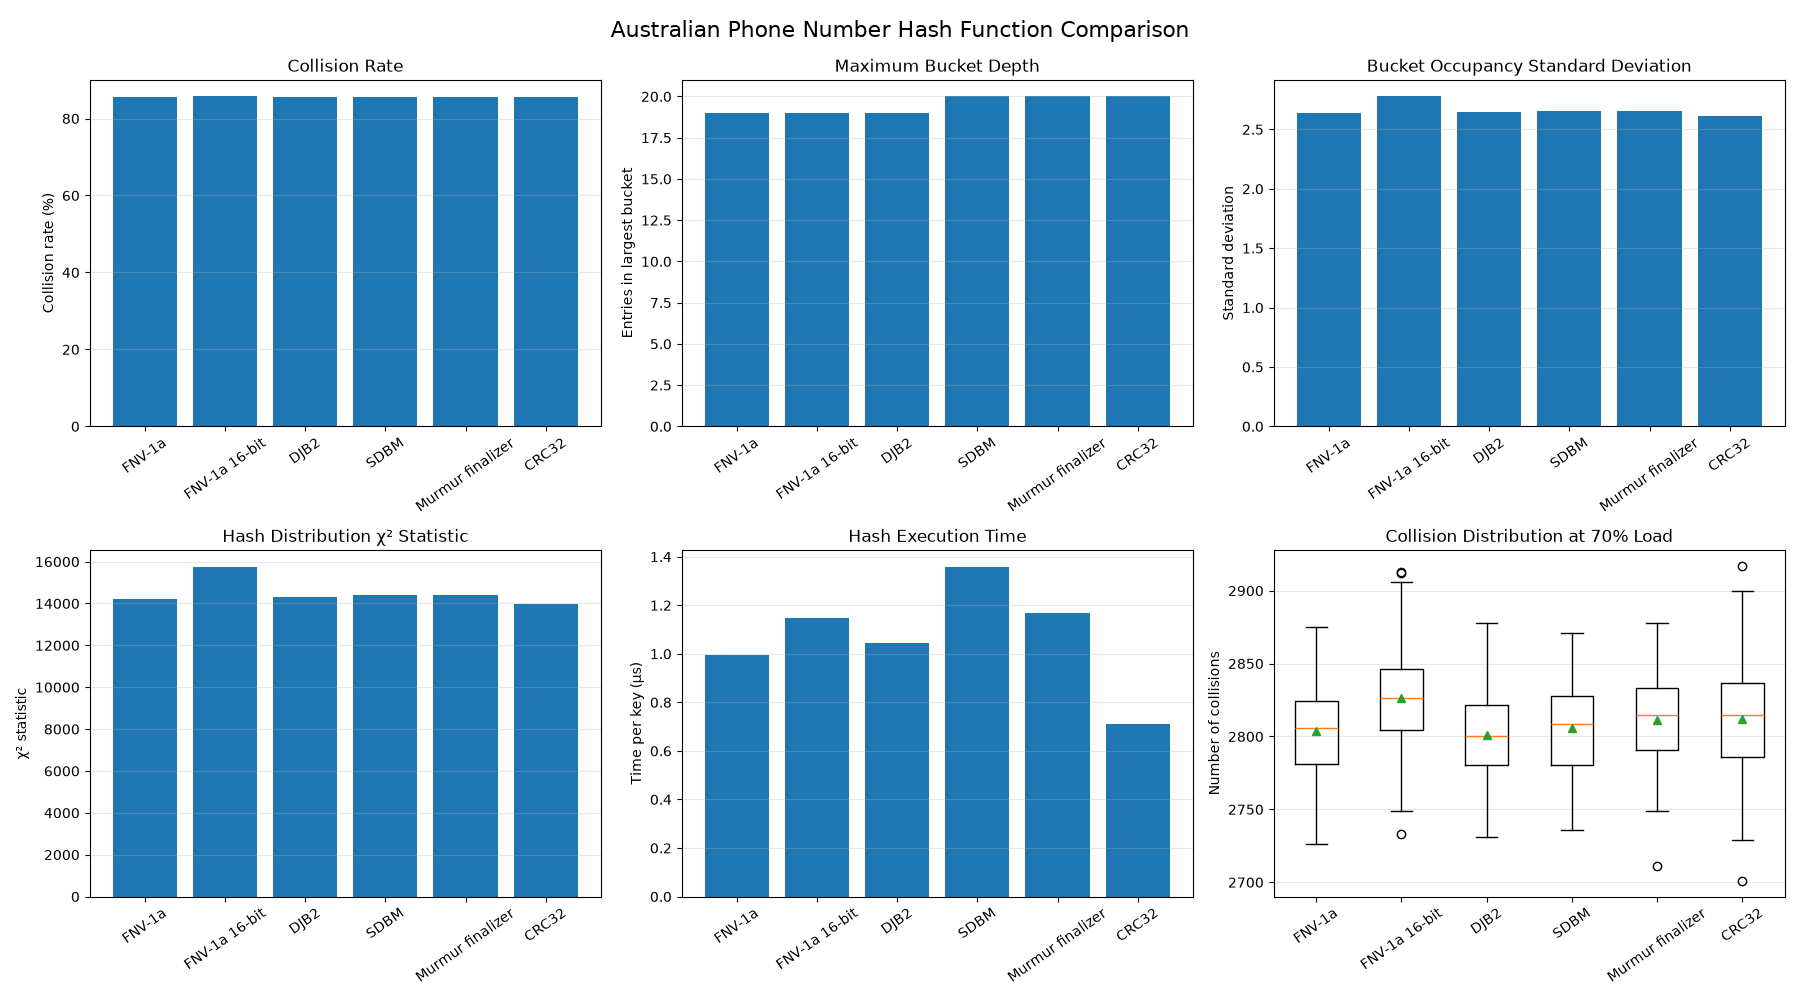

Recreate this plot in Python.
#!/usr/bin/env python3

import random
import statistics
import time
import zlib

import matplotlib.pyplot as plt
from collections import Counter


# ============================================================
# Configuration
# ============================================================

HASH_TABLE_SIZE = 14293
NUM_SAMPLES = 100_000

# Number of independent simulations at 70% load
NUM_SIMULATIONS = 100

LOAD_FACTOR = 0.70

RANDOM_SEED = 42


# ============================================================
# Hash functions
# ============================================================

def fnv1a(phone: str) -> int:
    """
    FNV-1a 32-bit.

    Equivalent to the style of hash currently being used
    in the C implementation.
    """

    hash_value = 2166136261

    for char in phone:

        if '0' <= char <= '9':

            hash_value ^= ord(char)

            hash_value = (
                hash_value * 16777619
            ) & 0xFFFFFFFF

    return hash_value


def fnv1a_folded(phone: str) -> int:
    """
    FNV-1a 32-bit followed by folding the upper and lower
    16 bits together.

    This is equivalent to the user's current hash_phone().
    """

    hash_value = fnv1a(phone)

    lower = hash_value & 0xFFFF
    upper = (hash_value >> 16) & 0xFFFF

    return (lower ^ upper) & 0xFFFF


def djb2(phone: str) -> int:
    """
    DJB2 hash.
    """

    hash_value = 5381

    for char in phone:

        if '0' <= char <= '9':

            hash_value = (
                ((hash_value << 5) + hash_value)
                + ord(char)
            ) & 0xFFFFFFFF

    return hash_value


def sdbm(phone: str) -> int:
    """
    SDBM hash.
    """

    hash_value = 0

    for char in phone:

        if '0' <= char <= '9':

            hash_value = (
                ord(char)
                + (hash_value << 6)
                + (hash_value << 16)
                - hash_value
            ) & 0xFFFFFFFF

    return hash_value


def murmur_finalizer(phone: str) -> int:
    """
    MurmurHash-style finalizer.

    The phone number is first accumulated into a simple
    32-bit value and then passed through Murmur3's strong
    avalanche finalizer.
    """

    hash_value = 0

    for char in phone:

        if '0' <= char <= '9':

            hash_value = (
                hash_value * 31
                + ord(char)
            ) & 0xFFFFFFFF

    # MurmurHash3 fmix32

    hash_value ^= hash_value >> 16

    hash_value = (
        hash_value * 0x85EBCA6B
    ) & 0xFFFFFFFF

    hash_value ^= hash_value >> 13

    hash_value = (
        hash_value * 0xC2B2AE35
    ) & 0xFFFFFFFF

    hash_value ^= hash_value >> 16

    return hash_value


def crc32_hash(phone: str) -> int:
    """
    CRC32-based hash.

    This is particularly interesting for STM32 because
    many STM32 devices provide a hardware CRC peripheral.

    The Python implementation uses zlib.crc32() as the
    reference implementation.
    """

    digits = "".join(
        char
        for char in phone
        if '0' <= char <= '9'
    )

    return zlib.crc32(
        digits.encode("ascii")
    ) & 0xFFFFFFFF


# ============================================================
# Hash function registry
# ============================================================

HASH_FUNCTIONS = {
    "FNV-1a": fnv1a,
    "FNV-1a 16-bit": fnv1a_folded,
    "DJB2": djb2,
    "SDBM": sdbm,
    "Murmur finalizer": murmur_finalizer,
    "CRC32": crc32_hash,
}


# ============================================================
# Australian phone number generation
# ============================================================

def generate_mobile_number():

    return (
        "04"
        + f"{random.randint(0, 99):02d}"
        + f"{random.randint(0, 999):03d}"
        + f"{random.randint(0, 999):03d}"
    )


def generate_landline_number():

    area_code = random.choice(
        ["02", "03", "07", "08"]
    )

    return (
        area_code
        + f"{random.randint(0, 9999):04d}"
        + f"{random.randint(0, 9999):04d}"
    )


def generate_phone_number():

    # Approximately 70% mobile
    if random.random() < 0.70:
        return generate_mobile_number()

    return generate_landline_number()


def generate_phone_numbers(count):

    return [
        generate_phone_number()
        for _ in range(count)
    ]


# ============================================================
# Distribution statistics
# ============================================================

def calculate_distribution_statistics(
    hash_values,
    table_size
):

    buckets = [
        value % table_size
        for value in hash_values
    ]

    bucket_counts = [
        0
        for _ in range(table_size)
    ]

    for bucket in buckets:
        bucket_counts[bucket] += 1

    total = len(hash_values)

    occupied = sum(
        1
        for count in bucket_counts
        if count > 0
    )

    collisions = total - occupied

    collision_rate = collisions / total

    maximum_bucket_depth = max(
        bucket_counts
    )

    occupied_depths = [
        count
        for count in bucket_counts
        if count > 0
    ]

    average_occupied_depth = (
        statistics.mean(occupied_depths)
    )

    std_deviation = statistics.pstdev(
        bucket_counts
    )

    # --------------------------------------------------------
    # Chi-squared statistic
    #
    # For a perfectly uniform distribution the expected
    # bucket occupancy is:
    #
    #       N / M
    #
    # --------------------------------------------------------

    expected = total / table_size

    chi_squared = sum(
        (
            (count - expected) ** 2
        ) / expected
        for count in bucket_counts
    )

    return {
        "buckets": buckets,
        "bucket_counts": bucket_counts,

        "occupied": occupied,

        "collisions": collisions,

        "collision_rate": collision_rate,

        "maximum_bucket_depth":
            maximum_bucket_depth,

        "average_occupied_depth":
            average_occupied_depth,

        "std_deviation":
            std_deviation,

        "chi_squared":
            chi_squared,
    }


# ============================================================
# Hash performance benchmark
# ============================================================

def benchmark_hash_function(
    hash_function,
    phone_numbers
):

    # --------------------------------------------------------
    # Time hash calculation
    # --------------------------------------------------------

    start = time.perf_counter()

    hash_values = [
        hash_function(phone)
        for phone in phone_numbers
    ]

    elapsed = (
        time.perf_counter() - start
    )

    # --------------------------------------------------------
    # Distribution
    # --------------------------------------------------------

    stats = calculate_distribution_statistics(
        hash_values,
        HASH_TABLE_SIZE
    )

    stats["hash_time_ms"] = (
        elapsed * 1000
    )

    stats["hash_time_us_per_key"] = (
        elapsed
        / len(phone_numbers)
        * 1_000_000
    )

    stats["hash_values"] = hash_values

    return stats


# ============================================================
# Collision simulation
# ============================================================

def collision_simulation(
    hash_function,
    num_simulations=NUM_SIMULATIONS
):

    num_entries = int(
        HASH_TABLE_SIZE * LOAD_FACTOR
    )

    results = []

    for simulation in range(
        num_simulations
    ):

        phones = generate_phone_numbers(
            num_entries
        )

        hash_values = [
            hash_function(phone)
            for phone in phones
        ]

        stats = calculate_distribution_statistics(
            hash_values,
            HASH_TABLE_SIZE
        )

        results.append(
            stats["collisions"]
        )

    return results


# ============================================================
# Print results
# ============================================================

def print_results(results):

    print()
    print("=" * 120)
    print("HASH FUNCTION COMPARISON")
    print("=" * 120)

    print(
        f"{'Hash Function':<20}"
        f"{'Collisions':>14}"
        f"{'Collision %':>14}"
        f"{'Max Bucket':>14}"
        f"{'Std Dev':>14}"
        f"{'Chi²':>16}"
        f"{'Time/key':>14}"
    )

    print("-" * 120)

    for name, stats in results.items():

        print(
            f"{name:<20}"
            f"{stats['collisions']:>14,}"
            f"{stats['collision_rate'] * 100:>13.3f}%"
            f"{stats['maximum_bucket_depth']:>14}"
            f"{stats['std_deviation']:>14.3f}"
            f"{stats['chi_squared']:>16.2f}"
            f"{stats['hash_time_us_per_key']:>13.3f} us"
        )


# ============================================================
# Plot results
# ============================================================

def plot_results(
    results,
    collision_results
):

    names = list(results.keys())

    # ========================================================
    # Extract data
    # ========================================================

    collision_rates = [
        results[name]["collision_rate"] * 100
        for name in names
    ]

    max_bucket_depths = [
        results[name]["maximum_bucket_depth"]
        for name in names
    ]

    std_deviations = [
        results[name]["std_deviation"]
        for name in names
    ]

    chi_squared = [
        results[name]["chi_squared"]
        for name in names
    ]

    hash_times = [
        results[name]["hash_time_us_per_key"]
        for name in names
    ]

    # ========================================================
    # Single figure
    # ========================================================

    fig, axes = plt.subplots(
        2,
        3,
        figsize=(18, 10)
    )

    # ========================================================
    # 1. Collision rate
    # ========================================================

    axes[0, 0].bar(
        names,
        collision_rates
    )

    axes[0, 0].set_title(
        "Collision Rate"
    )

    axes[0, 0].set_ylabel(
        "Collision rate (%)"
    )

    axes[0, 0].tick_params(
        axis="x",
        rotation=35
    )

    axes[0, 0].grid(
        axis="y",
        alpha=0.3
    )

    # ========================================================
    # 2. Maximum bucket depth
    # ========================================================

    axes[0, 1].bar(
        names,
        max_bucket_depths
    )

    axes[0, 1].set_title(
        "Maximum Bucket Depth"
    )

    axes[0, 1].set_ylabel(
        "Entries in largest bucket"
    )

    axes[0, 1].tick_params(
        axis="x",
        rotation=35
    )

    axes[0, 1].grid(
        axis="y",
        alpha=0.3
    )

    # ========================================================
    # 3. Bucket distribution standard deviation
    # ========================================================

    axes[0, 2].bar(
        names,
        std_deviations
    )

    axes[0, 2].set_title(
        "Bucket Occupancy Standard Deviation"
    )

    axes[0, 2].set_ylabel(
        "Standard deviation"
    )

    axes[0, 2].tick_params(
        axis="x",
        rotation=35
    )

    axes[0, 2].grid(
        axis="y",
        alpha=0.3
    )

    # ========================================================
    # 4. Chi-squared
    # ========================================================

    axes[1, 0].bar(
        names,
        chi_squared
    )

    axes[1, 0].set_title(
        "Hash Distribution χ² Statistic"
    )

    axes[1, 0].set_ylabel(
        "χ² statistic"
    )

    axes[1, 0].tick_params(
        axis="x",
        rotation=35
    )

    axes[1, 0].grid(
        axis="y",
        alpha=0.3
    )

    # ========================================================
    # 5. Hash execution time
    # ========================================================

    axes[1, 1].bar(
        names,
        hash_times
    )

    axes[1, 1].set_title(
        "Hash Execution Time"
    )

    axes[1, 1].set_ylabel(
        "Time per key (µs)"
    )

    axes[1, 1].tick_params(
        axis="x",
        rotation=35
    )

    axes[1, 1].grid(
        axis="y",
        alpha=0.3
    )

    # ========================================================
    # 6. Collision distribution across simulations
    # ========================================================

    collision_data = [
        collision_results[name]
        for name in names
    ]

    axes[1, 2].boxplot(
        collision_data,
        tick_labels=names,
        showmeans=True
    )
    axes[1, 2].set_title(
        f"Collision Distribution at "
        f"{LOAD_FACTOR:.0%} Load"
    )

    axes[1, 2].set_ylabel(
        "Number of collisions"
    )

    axes[1, 2].tick_params(
        axis="x",
        rotation=35
    )

    axes[1, 2].grid(
        axis="y",
        alpha=0.3
    )

    # ========================================================
    # Overall formatting
    # ========================================================

    fig.suptitle(
        "Australian Phone Number Hash Function Comparison",
        fontsize=16
    )

    fig.tight_layout()

    fig.subplots_adjust(
        top=0.92
    )

    fig.savefig(
        "hash_function_comparison.png",
        dpi=300,
        bbox_inches="tight"
    )

    plt.show()


# ============================================================
# Detailed distribution plot
# ============================================================

def plot_bucket_distributions(
    phone_numbers,
    results
):

    """
    Plot bucket distributions for each hash function.

    This produces a separate figure because putting all
    bucket distributions into the main performance figure
    would make it unreadable.
    """

    names = list(results.keys())

    fig, axes = plt.subplots(
        len(names),
        1,
        figsize=(14, 14),
        sharex=True
    )

    for ax, name in zip(
        axes,
        names
    ):

        bucket_counts = results[name][
            "bucket_counts"
        ]

        ax.plot(
            range(HASH_TABLE_SIZE),
            bucket_counts,
            linewidth=0.7
        )

        ax.set_ylabel(
            "Entries"
        )

        ax.set_title(
            name
        )

        ax.grid(
            alpha=0.2
        )

    axes[-1].set_xlabel(
        "Hash table bucket"
    )

    fig.suptitle(
        "Hash Table Bucket Distribution",
        fontsize=16
    )

    fig.tight_layout()

    fig.subplots_adjust(
        top=0.96
    )

    fig.savefig(
        "hash_bucket_distributions.png",
        dpi=300,
        bbox_inches="tight"
    )

    plt.show()


# ============================================================
# Main
# ============================================================

def main():

    random.seed(
        RANDOM_SEED
    )

    print("=" * 80)
    print(
        "AUSTRALIAN PHONE NUMBER HASH FUNCTION BENCHMARK"
    )
    print("=" * 80)

    print()
    print(
        f"Hash table size:       "
        f"{HASH_TABLE_SIZE:,}"
    )

    print(
        f"Samples:               "
        f"{NUM_SAMPLES:,}"
    )

    print(
        f"Load factor:           "
        f"{LOAD_FACTOR:.0%}"
    )

    print(
        f"Simulations:           "
        f"{NUM_SIMULATIONS}"
    )

    # --------------------------------------------------------
    # Generate common dataset
    # --------------------------------------------------------

    print()
    print("Generating Australian phone numbers...")

    phone_numbers = generate_phone_numbers(
        NUM_SAMPLES
    )

    print(
        f"Generated "
        f"{len(phone_numbers):,} numbers."
    )

    # --------------------------------------------------------
    # Benchmark each hash function
    # --------------------------------------------------------

    results = {}

    for name, function in HASH_FUNCTIONS.items():

        print(
            f"Testing {name}..."
        )

        results[name] = benchmark_hash_function(
            function,
            phone_numbers
        )

    # --------------------------------------------------------
    # Collision simulations
    # --------------------------------------------------------

    print()
    print(
        "Running collision simulations..."
    )

    collision_results = {}

    for name, function in HASH_FUNCTIONS.items():

        print(
            f"  {name}..."
        )

        collision_results[name] = (
            collision_simulation(
                function
            )
        )

    # --------------------------------------------------------
    # Print results
    # --------------------------------------------------------

    print_results(
        results
    )

    # --------------------------------------------------------
    # Plot performance comparison
    # --------------------------------------------------------

    print()
    print(
        "Generating performance plots..."
    )

    plot_results(
        results,
        collision_results
    )

    # --------------------------------------------------------
    # Plot bucket distributions
    # --------------------------------------------------------

    print(
        "Generating bucket distribution plots..."
    )

    plot_bucket_distributions(
        phone_numbers,
        results
    )

    # --------------------------------------------------------
    # Best functions
    # --------------------------------------------------------

    print()
    print("=" * 80)
    print("SUMMARY")
    print("=" * 80)

    best_collision = min(
        names := results.keys(),
        key=lambda name:
            results[name]["collision_rate"]
    )

    best_std = min(
        results.keys(),
        key=lambda name:
            results[name]["std_deviation"]
    )

    best_max_bucket = min(
        results.keys(),
        key=lambda name:
            results[name]["maximum_bucket_depth"]
    )

    fastest = min(
        results.keys(),
        key=lambda name:
            results[name]["hash_time_us_per_key"]
    )

    print(
        f"Lowest collision rate:     "
        f"{best_collision}"
    )

    print(
        f"Lowest bucket deviation:   "
        f"{best_std}"
    )

    print(
        f"Smallest max bucket:       "
        f"{best_max_bucket}"
    )

    print(
        f"Fastest hash:               "
        f"{fastest}"
    )

    print()
    print(
        "Benchmark complete."
    )


if __name__ == "__main__":
    main()
